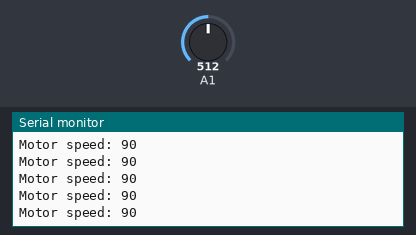
The sketch below on a simulated Arduino Uno, built with avr-gcc and run on an emulated ATmega328P. Shown: the last lines printed to the serial monitor. The test bench sets the inputs (shaded band); at power-on: A1 = 512. No radio packets arrive unless stated.

Above: at 1.2 s.
1.3 s: A1 set to 120
At 1.8 s:
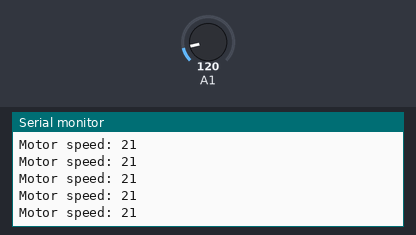
2.8 s: A1 set to 102
At 3.3 s:
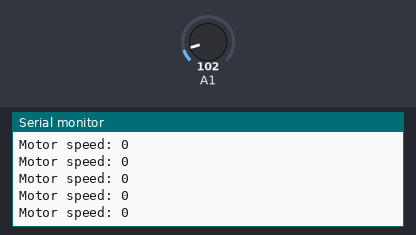
14.8 s: A1 set to 553
At 15.9 s:
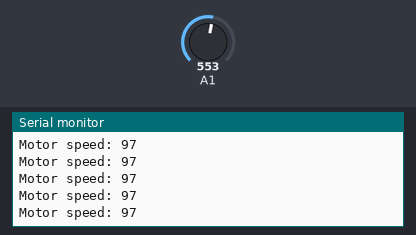
16.3 s: A1 set to 583
At 16.8 s:
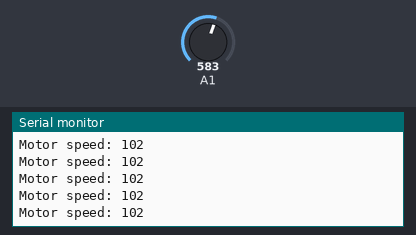
Timing chart, 0 to 19.3 s (numbered marks = the images above; inputs shaded):
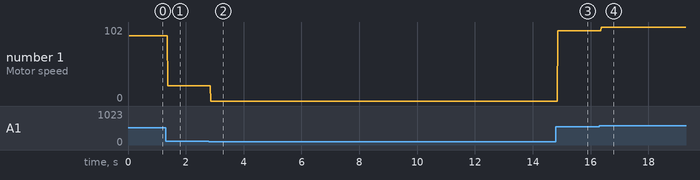

The sketch:

Transmitter_Test.ino
```cpp
/*
 * Signal sending with the NRF24L01 module.
 * With help from/inspired by @How to Mechatronics.
 *
 * By: Michael Spivak
 * 8/10/2021
 */
#include <SPI.h>
#include <nRF24L01.h>
#include <RF24.h>
#include <Wire.h>

int CE = 4;
int CSN = 2;
int potValue;

RF24 radio(CE, CSN);
const byte address[6] = "00001";
struct Data_Pack{
  byte throttle;
};
Data_Pack data;

void setup() {

  //Begin radio communication
  radio.begin();
  radio.openWritingPipe(address);
  radio.setAutoAck(false);
  radio.setPALevel(RF24_PA_LOW);

  Serial.begin(9600);
  Serial.print("Starting engines!");
  data.throttle = 0;

}

void loop() {

  potValue = map(analogRead(A1), 0, 1023, 0, 180);
  if(potValue < 20){
    potValue = 0;
  } else if(potValue > 160){
    potValue = 180;
  }

  Serial.print("Motor speed: ");
  Serial.print(potValue);
  Serial.println();

  data.throttle = potValue; //assigns the potValue to throttle data packet
  radio.write(&data, sizeof(Data_Pack)); //sends the data
}
```

Measured:
- after the input at 1.3 s, the serial monitor: prints a new line after 0.07 s (image 1)
- after the input at 2.8 s, the serial monitor: prints a new line after 0.07 s (image 2)
- after the input at 14.8 s, the serial monitor: prints a new line after 0.07 s (image 3)
- after the input at 16.3 s, the serial monitor: prints a new line after 0.07 s (image 4)
- plotted number 1: 90 → 21 after the input at 1.3 s, 21 → 0 after the input at 2.8 s, 0 → 97 after the input at 14.8 s, 97 → 102 after the input at 16.3 s
